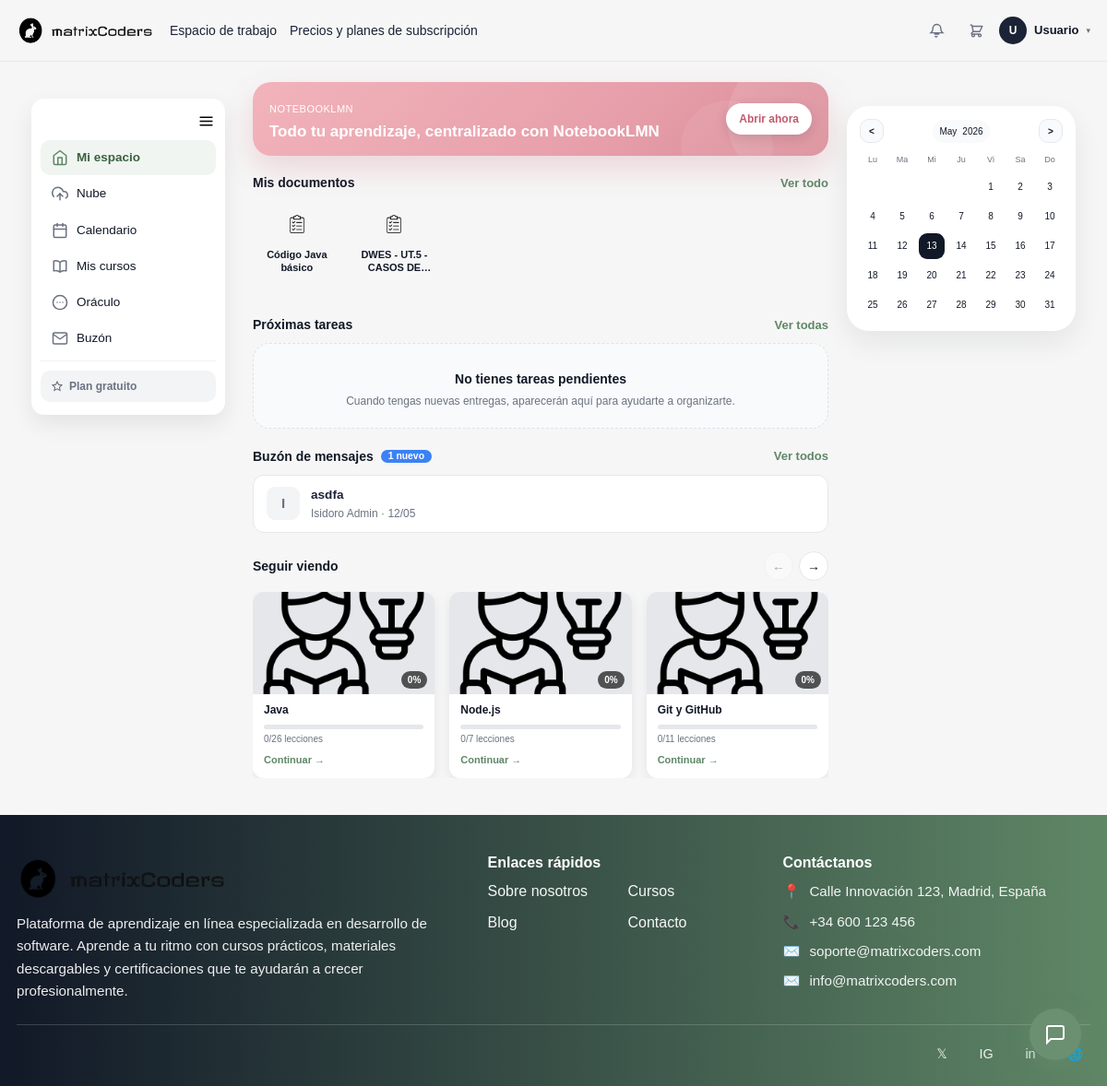
/index.php?url=dashboard (signed in), run on an earlier commit of the app's database.
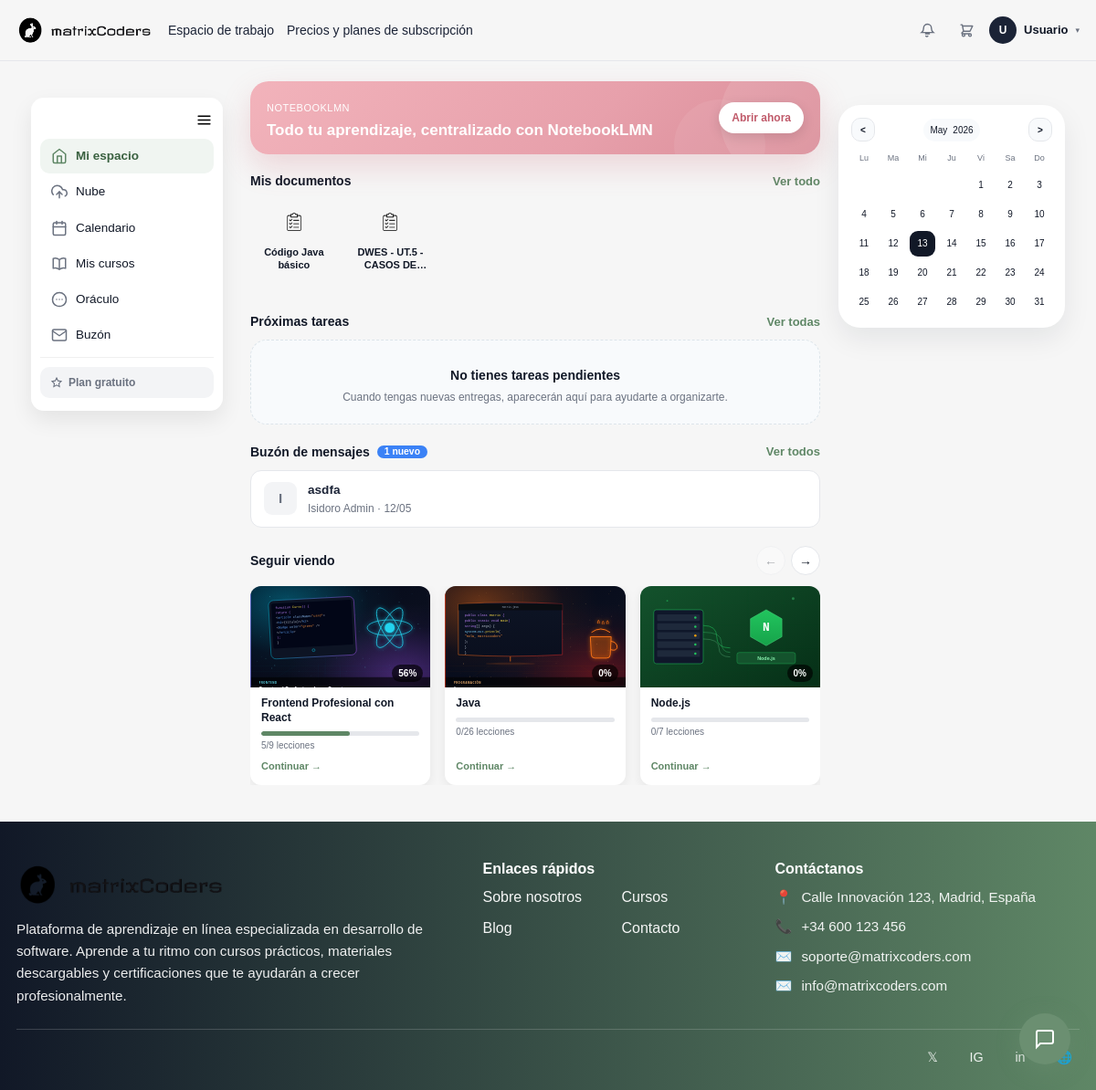
And on a later commit of the database.
### tables this page shows
CREATE TABLE documento (
    id           INTEGER PRIMARY KEY AUTOINCREMENT,
    usuario_id   INTEGER NOT NULL,
    carpeta_id   INTEGER DEFAULT NULL,
    plantilla_id INTEGER DEFAULT NULL,
    titulo       TEXT    NOT NULL,
    contenido    TEXT    DEFAULT NULL,
    estado       TEXT    NOT NULL DEFAULT 'borrador',
    destacado    INTEGER NOT NULL DEFAULT 0,
    FOREIGN KEY (usuario_id)   REFERENCES usuario(id)   ON DELETE CASCADE  ON UPDATE CASCADE,
    FOREIGN KEY (carpeta_id)   REFERENCES carpeta(id)   ON DELETE SET NULL ON UPDATE CASCADE,
    FOREIGN KEY (plantilla_id) REFERENCES plantilla(id) ON DELETE SET NULL ON UPDATE CASCADE
);

CREATE TABLE mensaje (
    id          INTEGER PRIMARY KEY AUTOINCREMENT,
    emisor_id   INTEGER NOT NULL,
    receptor_id INTEGER NOT NULL,
    asunto      TEXT    DEFAULT NULL,
    cuerpo      TEXT    NOT NULL,
    enviado_en  TEXT    NOT NULL DEFAULT (datetime('now')),
    leido       INTEGER NOT NULL DEFAULT 0, reply_to_id INTEGER DEFAULT NULL, hilo_id     INTEGER DEFAULT NULL,
    FOREIGN KEY (emisor_id)   REFERENCES usuario(id) ON DELETE CASCADE ON UPDATE CASCADE,
    FOREIGN KEY (receptor_id) REFERENCES usuario(id) ON DELETE CASCADE ON UPDATE CASCADE
);

CREATE TABLE usuario (
    id         INTEGER PRIMARY KEY AUTOINCREMENT,
    nombre     TEXT    NOT NULL,
    email      TEXT    NOT NULL UNIQUE,
    contraseña TEXT    NOT NULL,
    creado_en  TEXT    NOT NULL DEFAULT (datetime('now')),
    rol        TEXT    NOT NULL DEFAULT 'USUARIO'
               CHECK (rol IN ('USUARIO','INSTRUCTOR','MODERADOR','ADMINISTRADOR'))
, es_superadmin INTEGER NOT NULL DEFAULT 0, es_moderador  INTEGER NOT NULL DEFAULT 0, foto           TEXT    DEFAULT NULL, bio            TEXT    DEFAULT NULL, idioma         TEXT    NOT NULL DEFAULT 'es', notificaciones INTEGER NOT NULL DEFAULT 1, privacidad     TEXT    NOT NULL DEFAULT 'publico', tipo_persona         TEXT DEFAULT 'natural', areas_interes        TEXT DEFAULT NULL, tecnologias          TEXT DEFAULT NULL, github               TEXT DEFAULT NULL, objetivo             TEXT DEFAULT NULL, nivel_experiencia    TEXT DEFAULT NULL, frecuencia_estudio   TEXT DEFAULT NULL, ultimo_estudio       TEXT DEFAULT NULL, tipo_curso_preferido TEXT DEFAULT NULL);

CREATE TABLE curso (
    id             INTEGER PRIMARY KEY AUTOINCREMENT,
    titulo         TEXT    NOT NULL,
    descripcion    TEXT    DEFAULT NULL,
    info_extra     TEXT    DEFAULT NULL,
    que_aprenderas TEXT    DEFAULT NULL,
    imagen         TEXT    DEFAULT NULL,
    destacado      INTEGER NOT NULL DEFAULT 0,
    precio         REAL    NOT NULL DEFAULT 0.00,
    nivel          TEXT    DEFAULT NULL,
    categoria      TEXT    DEFAULT NULL,
    duracion_min   INTEGER DEFAULT NULL,
    estudiantes    INTEGER DEFAULT NULL
, activo        INTEGER NOT NULL DEFAULT 1, instructor_id INTEGER DEFAULT NULL, orden         INTEGER NOT NULL DEFAULT 0, apuntes_json   TEXT    DEFAULT NULL);

### app/views/dashboard/index.php (the view, shortened to what the changed rows need)
<?php
require_once __DIR__ . '/../../helpers/curso_imagen.php';
$firstDayTs   = strtotime(sprintf('%04d-%02d-01', $calYear, $calMonth));
$daysInMonth  = (int)date('t', $firstDayTs);
$firstWeekday = (int)date('w', $firstDayTs);
$todayY = (int)date('Y');
$todayM = (int)date('n');
$todayD = (int)date('j');
$documentosRecientes = is_array($documentosRecientes ?? null) ? $documentosRecientes : [];
$diasConTareas = is_array($diasConTareas ?? null) ? $diasConTareas : [];
?>
<!DOCTYPE html>
<html lang="es">
<head>
    <link href="https://cdn.jsdelivr.net/npm/bootstrap@5.3.3/dist/css/bootstrap.min.css" rel="stylesheet">
    <link rel="stylesheet" href="<?= BASE_URL ?>/css/header.css">
    <link rel="stylesheet" href="<?= BASE_URL ?>/css/footer.css">
    <link rel="stylesheet" href="<?= BASE_URL ?>/css/dashboard.css">
    <link rel="stylesheet" href="<?= BASE_URL ?>/css/sidebar.css">
</head>
<body>
    <main class="main-dashboard">
        <div class="mc-container">
            <div class="contenedor-dashboard">
                <section class="contenido-dashboard">
                    <div class="banner-dashboard">
                        <div class="banner-texto">
                            <h1>Todo tu aprendizaje, centralizado con NotebookLMN</h1>
                        </div>
                    </div>
                    <div class="documentos">
                        <div class="dashboard-section-head">
                            <h2>Mis documentos</h2>
                        </div>
                        <?php if (count($documentosRecientes) === 0): ?>
                            <div class="sv-empty">
                                <svg width="40" height="40" fill="none" stroke="currentColor" stroke-width="1.4" viewBox="0 0 24 24">
                                    <path stroke-linecap="round" d="M14 2H6a2 2 0 0 0-2 2v16a2 2 0 0 0 2 2h12a2 2 0 0 0 2-2V8z"/>
                                    <polyline stroke-linecap="round" points="14 2 14 8 20 8"/>
                                    <line stroke-linecap="round" x1="9" y1="13" x2="15" y2="13"/>
                                    <line stroke-linecap="round" x1="9" y1="17" x2="12" y2="17"/>
                                </svg>
                                <div>
                                    <p class="sv-empty-title">Aún no tienes documentos</p>
                                    <p class="sv-empty-sub">Crea tu primer documento o sube uno desde la nube.</p>
                                </div>
                                <a class="sv-empty-btn" href="<?= BASE_URL ?>/index.php?url=mis-documentos">Crear documento →</a>
                            </div>
                        <?php else: ?>
                            <div class="documentos-recientes-grid compact-doc-strip">
                                <?php foreach ($documentosRecientes as $doc): ?>
                                    <a class="documento-mini-item documento-mini-link" href="<?= BASE_URL ?>/index.php?url=documento&id=<?= (int)$doc['id'] ?>">
                                        <div class="documento-mini-icono">
                                            <img src="<?= BASE_URL ?>/img/portapapeles.png" alt="Documento">
                                        </div>
                                        <div class="documento-mini-body">
                                            <h3><?= htmlspecialchars($doc['titulo']) ?></h3>
                                        </div>
                                    </a>
                                <?php endforeach; ?>
                            </div>
                        <?php endif; ?>
                    </div>
                    <div class="documentos">
                        <div class="dashboard-section-head">
                            <h2>Próximas tareas</h2>
                        </div>
                    </div>
                    <?php
                    $mensajesNoLeidos  = $mensajesNoLeidos  ?? 0;
                    $mensajesRecientes = $mensajesRecientes ?? [];
                    ?>
                    <div class="documentos">
                        <div class="dashboard-section-head">
                            <h2 style="display:flex;align-items:center;gap:.5rem">
                                Buzón de mensajes
                                <?php if ($mensajesNoLeidos > 0): ?>
                                <span style="background:#3b82f6;color:#fff;font-size:.65rem;font-weight:800;border-radius:99px;padding:1px 8px"><?= $mensajesNoLeidos ?> nuevo<?= $mensajesNoLeidos !== 1 ? 's' : '' ?></span>
                                <?php endif; ?>
                            </h2>
                        </div>
                        <?php if (empty($mensajesRecientes)): ?>
                        <div class="sv-empty">
                            <div>
                                <p class="sv-empty-title">Sin mensajes</p>
                                <p class="sv-empty-sub">Cuando recibas mensajes de administradores o instructores aparecerán aquí.</p>
                            </div>
                        </div>
                        <?php else: ?>
                        <div style="display:flex;flex-direction:column;gap:6px">
                            <?php foreach ($mensajesRecientes as $msg):
                                $esLeido = (bool)$msg['leido'];
                                $diffSec = time() - strtotime($msg['enviado_en'] ?? 'now');
                                $timeAgo = $diffSec < 60 ? 'ahora' : ($diffSec < 3600 ? floor($diffSec/60).'m' : ($diffSec < 86400 ? floor($diffSec/3600).'h' : date('d/m', strtotime($msg['enviado_en']))));
                            ?>
                            <a href="<?= BASE_URL ?>/index.php?url=buzon&msg=<?= (int)$msg['id'] ?>"
                               style="display:flex;align-items:center;gap:12px;padding:11px 14px;border-radius:12px;border:1.5px solid <?= $esLeido ? '#e5e7eb' : '#bfdbfe' ?>;background:<?= $esLeido ? '#fff' : '#eff6ff' ?>;text-decoration:none;transition:border-color .15s">
                                <div style="width:36px;height:36px;border-radius:9px;background:<?= $esLeido ? '#f3f4f6' : '#dbeafe' ?>;color:<?= $esLeido ? '#6b7280' : '#1d4ed8' ?>;display:flex;align-items:center;justify-content:center;font-weight:800;font-size:.95rem;flex-shrink:0">
                                    <?= mb_strtoupper(mb_substr($msg['nombre_emisor'] ?? 'X', 0, 1, 'UTF-8'), 'UTF-8') ?>
                                </div>
                                <div style="flex:1;min-width:0">
                                    <div style="font-size:.85rem;font-weight:<?= $esLeido ? '600' : '800' ?>;color:#1B2336;white-space:nowrap;overflow:hidden;text-overflow:ellipsis">
                                        <?= htmlspecialchars($msg['asunto'] ?: 'Sin asunto') ?>
                                    </div>
                                    <div style="font-size:.75rem;color:#6b7280;margin-top:1px">
                                        <?= htmlspecialchars($msg['nombre_emisor']) ?> · <?= $timeAgo ?>
                                    </div>
                                </div>
                            </a>
                            <?php endforeach; ?>
                        </div>
                        <?php endif; ?>
                    </div>
                    <div class="seguimiento">
                        <div class="seguimiento-cabecera">
                            <h2>Seguir viendo</h2>
                        </div>
                        <?php if (empty($cursosEnProgreso)): ?>
                            <div class="sv-empty">
                                <svg width="40" height="40" fill="none" stroke="currentColor" stroke-width="1.4" viewBox="0 0 24 24">
                                    <rect x="2" y="3" width="20" height="14" rx="2"/>
                                    <path stroke-linecap="round" d="M8 21h8M12 17v4"/>
                                    <path stroke-linecap="round" d="M10 10l2-2 4 4"/>
                                </svg>
                                <div>
                                    <p class="sv-empty-title">Aún no tienes cursos en progreso</p>
                                    <p class="sv-empty-sub">Empieza un curso y aquí verás tu progreso.</p>
                                </div>
                                <a class="sv-empty-btn" href="<?= BASE_URL ?>/index.php">Explorar cursos →</a>
                            </div>
                        <?php else: ?>
                            <div class="sv-track-wrap">
                                <div class="sv-track" id="svTrack">
                                    <?php foreach ($cursosEnProgreso as $sc):
                                        $progreso      = $sc['progreso'];
                                        $esCompletado  = !empty($sc['completado']);
                                        $leccionUrl    = $esCompletado
                                            ? BASE_URL . '/index.php?url=curso-completado&curso=' . $sc['id']
                                            : ($sc['ultima_leccion_id']
                                                ? BASE_URL . '/index.php?url=leccion&id=' . $sc['ultima_leccion_id']
                                                : BASE_URL . '/index.php?url=detallecurso&id=' . $sc['id']);
                                        $imgSrc = matrixcoders_curso_image($sc['imagen'] ?? '', $sc['titulo'] ?? '');
                                    ?>
                                        <a class="sv-card" href="<?= $leccionUrl ?>">
                                            <div class="sv-thumb">
                                                <img src="<?= htmlspecialchars($imgSrc) ?>"
                                                    alt="<?= htmlspecialchars($sc['titulo']) ?>"
                                                    onerror="this.src='<?= BASE_URL ?>/img/aprendiendo.png'">
                                                <?php if ($esCompletado): ?>
                                                <span class="sv-badge" style="background:#22c55e">🏆 Completado</span>
                                                <?php else: ?>
                                                <span class="sv-badge"><?= $progreso ?>%</span>
                                                <?php endif; ?>
                                            </div>
                                            <div class="sv-body">
                                                <p class="sv-titulo"><?= htmlspecialchars($sc['titulo']) ?></p>
                                                <div class="sv-progress-wrap">
                                                    <div class="sv-progress-bar">
                                                        <div class="sv-progress-fill" style="width:<?= $esCompletado ? 100 : $progreso ?>%;<?= $esCompletado ? 'background:#22c55e' : '' ?>"></div>
                                                    </div>
                                                    <span class="sv-progress-label">
                                                        <?php if ($esCompletado): ?>¡Curso completado!
                                                        <?php else: ?><?= $sc['lecciones_vistas'] ?>/<?= $sc['total_lecciones'] ?> lecciones<?php endif; ?>
                                                    </span>
                                                </div>
                                                <span class="sv-continuar"><?= $esCompletado ? 'Ver certificado →' : 'Continuar →' ?></span>
                                            </div>
                                        </a>
                                    <?php endforeach; ?>
                                </div>
                            </div>
                        <?php endif; ?>
                    </div>
                </section>
                <aside class="calendario">
                    <div class="tarjeta-calendario">
                        <div class="calendario-grid">
                            <?php
                            $offset = $firstWeekday === 0 ? 6 : $firstWeekday - 1;
                            for ($i = 0; $i < $offset; $i++) echo '<span class="dia apagado"></span>';
                            for ($d = 1; $d <= $daysInMonth; $d++) {
                                $isToday = ($calYear === $todayY && $calMonth === $todayM && $d === $todayD);
                                $hasTask = in_array($d, $diasConTareas, true);
                                $cls = 'dia' . ($isToday ? ' seleccionado' : '') . ($hasTask ? ' marcado' : '');
                                echo '<span class="' . $cls . '">' . $d . ($hasTask ? '<span class="task-dot"></span>' : '') . '</span>';
                            }
                            ?>
                        </div>
                    </div>
                </aside>
            </div>
        </div>
    </main>
    <?php require __DIR__ . '/../layout/footer.php'; ?>
</body>
</html>

What changed in the data, as far as the page shows it:
no longer on this page (row edited): curso: progreso "0", titulo "Git y GitHub", lecciones_vistas "0", total_lecciones "11"
now on this page (row edited): curso: imagen+titulo (picture), progreso "56", titulo "Frontend Profesional con React", lecciones_vistas "5", total_lecciones "9"
changed curso "Java": imagen+titulo: picture added in place of a placeholder
changed curso "Node.js": imagen+titulo: picture added in place of a placeholder
